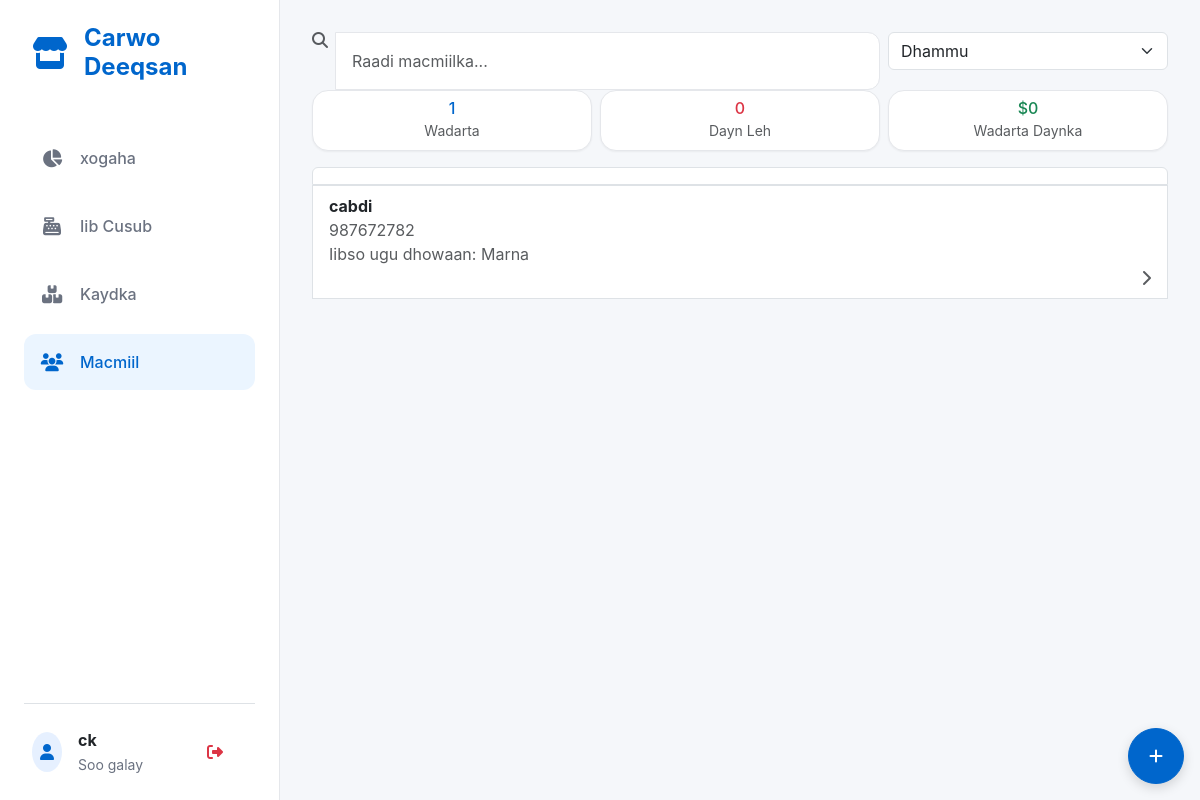
Before: /customers/ (signed in) with the older database file.
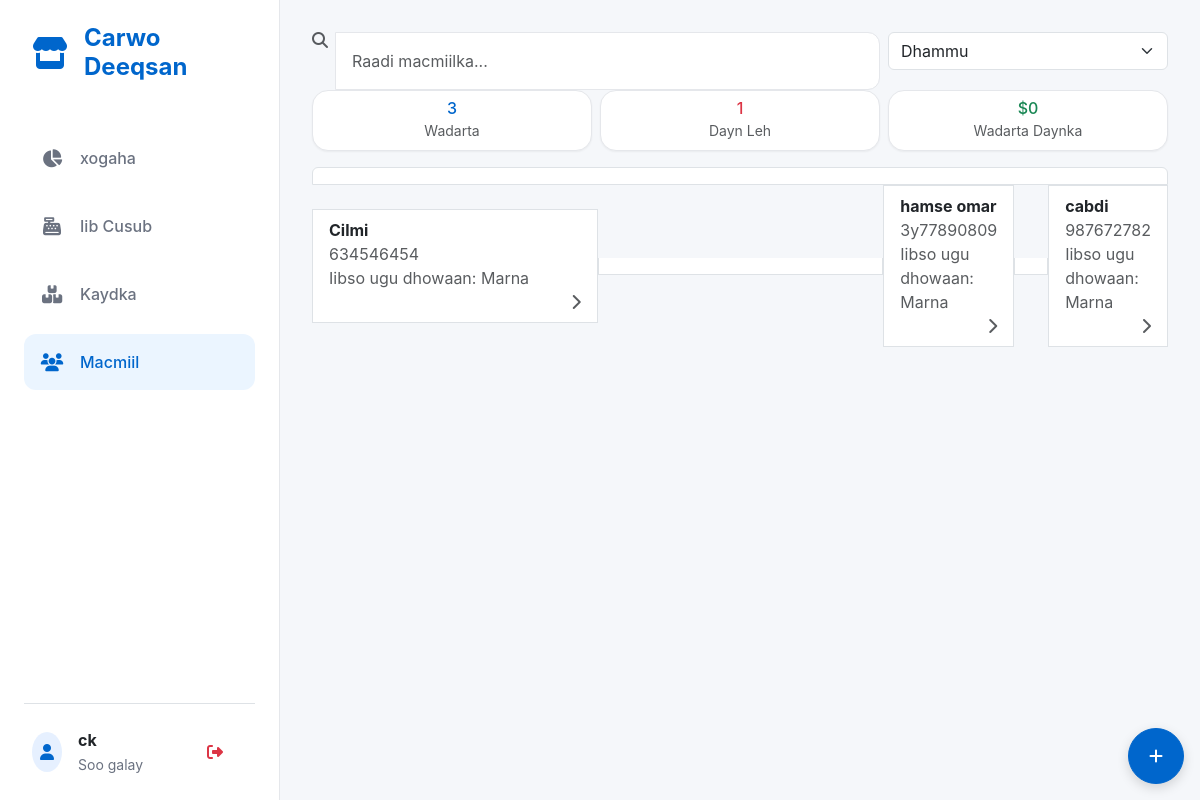
After: the same page with the newer database file.
### core/models.py (models this page shows, shortened)
class Customer(models.Model):
    name = models.CharField(max_length=200, blank=True, null=True)
    phone = models.CharField(max_length=15, blank=True, null=True) # Unique constraint relaxed by migration
    total_debt_usd = models.DecimalField(max_digits=10, decimal_places=2, default=0.00, help_text="Total debt in USD")
    total_debt_sos = models.DecimalField(max_digits=10, decimal_places=2, default=0.00, help_text="Total debt in SOS")
    total_debt_etb = models.DecimalField(max_digits=10, decimal_places=2, default=0.00, help_text="Total debt in ETB")
    date_created = models.DateTimeField(auto_now_add=True)
    last_purchase_date = models.DateTimeField(null=True, blank=True)
    is_active = models.BooleanField(default=True)
    class Meta:
        verbose_name = "Customer"
        verbose_name_plural = "Customers"
    @property
    def total_debt(self):
        return self.total_debt_sos
    @classmethod
    def get_total_debt_sos(cls):
        return cls.objects.aggregate(total=Sum('total_debt_sos'))['total'] or Decimal('0.00')
    @classmethod
    def get_customers_with_debt(cls):
        from django.db.models import Q
        return cls.objects.filter(
            Q(total_debt_usd__gt=0) | Q(total_debt_sos__gt=0) | Q(total_debt_etb__gt=0)
        ).order_by('-total_debt_usd', '-total_debt_sos', '-total_debt_etb')

### core/views.py (the view)
# urls.py: path('customers/', views.customers_list, name='customers_list'),
@superuser_required
def customers_list(request):
    customers = Customer.objects.all().order_by('-date_created')
    search = request.GET.get('search', '')
    if search:
        customers = customers.filter(
            Q(name__icontains=search) |
            Q(phone__icontains=search)
        )
    debt_filter = request.GET.get('debt_filter', '')
    if debt_filter == 'has_debt':
        customers = customers.filter(total_debt__gt=0)
    elif debt_filter == 'no_debt':
        customers = customers.filter(total_debt=0)
    paginator = Paginator(customers, 20)
    page_number = request.GET.get('page')
    page_obj = paginator.get_page(page_number)
    total_customers = Customer.objects.count()
    customers_with_debt = Customer.get_customers_with_debt().count()
    total_debt = Customer.get_total_debt_sos()
    context = {
        'customers': page_obj,
        'search': search,
        'debt_filter': debt_filter,
        'total_customers': total_customers,
        'customers_with_debt': customers_with_debt,
        'total_debt': total_debt,
    }
    return render(request, 'core/customers_list.html', context)

### core/permissions_policy.py (called while the page is built)
    def process_response(self, request, response):
        existing = response.get('Permissions-Policy')
        policy = "camera=(self)"
        if existing:
            if 'camera=' not in existing:
                response['Permissions-Policy'] = f"{existing}, {policy}"
        else:
            response['Permissions-Policy'] = policy
        return response

### core/views.py (called while the page is built)
def superuser_required(view_func):
    @wraps(view_func)
    def _wrapped_view(request, *args, **kwargs):
        if not request.user.is_authenticated:
            messages.error(request, "Authentication required.")
            return redirect('admin:login')
        if not request.user.is_superuser:
            messages.error(request, "Superuser privileges required.")
            return redirect('core:dashboard')
        return view_func(request, *args, **kwargs)
    return _wrapped_view

### core/templates/core/customers_list.html (shortened to what this page needs)
{% extends 'core/base.html' %}
{% load static %}
{% block content %}
<div class="container-fluid p-0">
    <div class="search-bar">
        <div class="row g-2">
            <div class="col-8">
                <div class="input-group">
                    <i class="fas fa-search text-muted me-2"></i>
                    <input type="text" id="customerSearch" class="form-control"
                           placeholder="Raadi macmiilka..." autocomplete="off">
                </div>
            </div>
            <div class="col-4">
                <select class="form-select" id="debtFilter">
                    <option value="">Dhammu</option>
                </select>
            </div>
        </div>
    </div>
    <div class="row g-2 mb-3">
        <div class="col-4">
            <div class="card text-center">
                <div class="card-body p-2">
                    <h6 class="mb-0 text-primary">{{ total_customers }}</h6>
                    <small class="text-muted">Wadarta</small>
                </div>
            </div>
        </div>
        <div class="col-4">
            <div class="card text-center">
                <div class="card-body p-2">
                    <h6 class="mb-0 text-danger">{{ customers_with_debt }}</h6>
                    <small class="text-muted">Dayn Leh</small>
                </div>
            </div>
        </div>
        <div class="col-4">
            <div class="card text-center">
                <div class="card-body p-2">
                    <h6 class="mb-0 text-success">${{ total_debt|floatformat:0 }}</h6>
                    <small class="text-muted">Wadarta Daynka</small>
                </div>
            </div>
        </div>
    </div>
    <div id="customersList">
        {% if customers %}
        <div class="list-group">
            {% for customer in customers %}
            <a href="{% url 'core:customer_detail' customer.id %}" class="list-group-item list-group-item-action text-decoration-none">
                <div class="d-flex justify-content-between align-items-center">
                    <div class="flex-grow-1">
                        <div class="d-flex align-items-center">
                            <div class="fw-bold">{{ customer.name }}</div>
                        </div>
                        <div class="text-muted">{{ customer.phone }}</div>
                        <div class="text-muted">
                            Iibso ugu dhowaan: {{ customer.last_purchase_date|date:"M d, Y"|default:"Marna" }}
                    </div>
                    <div class="text-end">
                        <div class="text-muted">
                            <i class="fas fa-chevron-right"></i>
                        </div>
                    </div>
                </div>
            </a>
            {% endfor %}
        </div>
        {% endif %}
    </div>
    <div class="position-fixed bottom-0 end-0 p-3" style="z-index: 1000;">
        <a href="{% url 'core:create_customer' %}" class="btn btn-primary rounded-circle"
           style="width: 56px; height: 56px; box-shadow: 0 4px 12px rgba(0,0,0,0.15);">
            <i class="fas fa-plus"></i>
        </a>
    </div>
</div>
{% endblock %}

Changed rows visible on the page:
added Customer: name "Cilmi", phone "634546454", last_purchase_date "Marna"
added Customer: name "hamse omar", phone "3y77890809", last_purchase_date "Marna"
Other visible differences:
{{ total_customers }}: "1" → "3"
{{ customers_with_debt }}: "0" → "1"
